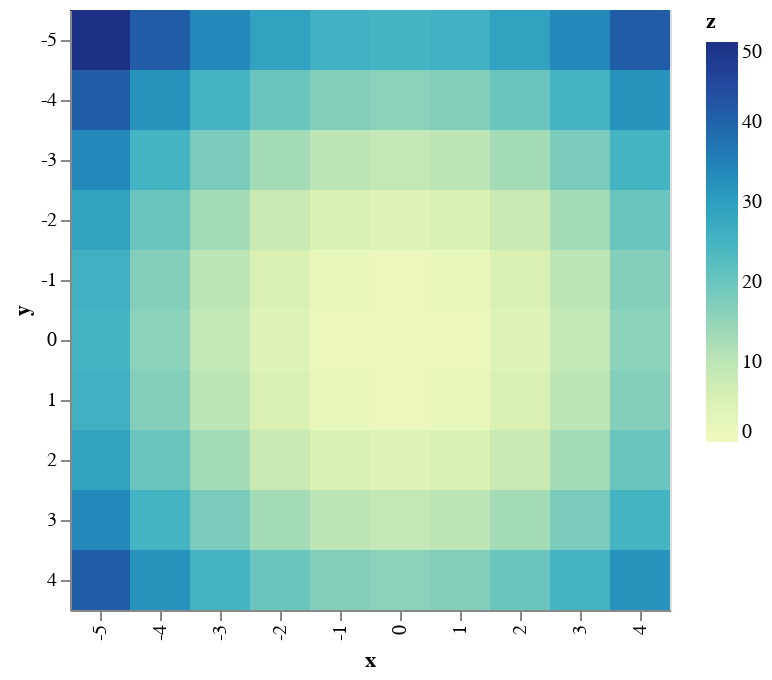

Notebook source saved alongside this figure:
### Code cell
# NO CODE
import altair as alt
import numpy as np
import pandas as pd

# Compute x^2 + y^2 across a 2D grid
x, y = np.meshgrid(range(-5, 5), range(-5, 5))
z = x ** 2 + y ** 2

# Convert this grid to columnar data expected by Altair
data = pd.DataFrame({'x': x.ravel(),
                     'y': y.ravel(),
                     'z': z.ravel()})

alt.Chart(data).mark_rect().encode(
    x='x:O',
    y='y:O',
    color='z:Q'
).properties(
    height = 300,
    width = 300
)

### Figure 1 — Vega-Lite specification as saved in the notebook (floating-point values rounded to 4 significant figures)
{"$schema": "https://vega.github.io/schema/vega-lite/v2.6.0.json", "config": {"view": {"height": 300, "width": 400}}, "data": {"name": "data-1487c93b91dee61ec4c167e470e512f4"}, "datasets": {"data-1487c93b91dee61ec4c167e470e512f4": [{"x": -5, "y": -5, "z": 50}, {"x": -4, "y": -5, "z": 41}, {"x": -3, "y": -5, "z": 34}, {"x": -2, "y": -5, "z": 29}, {"x": -1, "y": -5, "z": 26}, {"x": 0, "y": -5, "z": 25}, {"x": 1, "y": -5, "z": 26}, {"x": 2, "y": -5, "z": 29}, {"x": 3, "y": -5, "z": 34}, {"x": 4, "y": -5, "z": 41}, {"x": -5, "y": -4, "z": 41}, {"x": -4, "y": -4, "z": 32}, {"x": -3, "y": -4, "z": 25}, {"x": -2, "y": -4, "z": 20}, {"x": -1, "y": -4, "z": 17}, {"x": 0, "y": -4, "z": 16}, {"x": 1, "y": -4, "z": 17}, {"x": 2, "y": -4, "z": 20}, {"x": 3, "y": -4, "z": 25}, {"x": 4, "y": -4, "z": 32}, {"x": -5, "y": -3, "z": 34}, {"x": -4, "y": -3, "z": 25}, {"x": -3, "y": -3, "z": 18}, {"x": -2, "y": -3, "z": 13}, {"x": -1, "y": -3, "z": 10}, {"x": 0, "y": -3, "z": 9}, {"x": 1, "y": -3, "z": 10}, {"x": 2, "y": -3, "z": 13}, {"x": 3, "y": -3, "z": 18}, {"x": 4, "y": -3, "z": 25}, {"x": -5, "y": -2, "z": 29}, {"x": -4, "y": -2, "z": 20}, {"x": -3, "y": -2, "z": 13}, {"x": -2, "y": -2, "z": 8}, {"x": -1, "y": -2, "z": 5}, {"x": 0, "y": -2, "z": 4}, {"x": 1, "y": -2, "z": 5}, {"x": 2, "y": -2, "z": 8}, {"x": 3, "y": -2, "z": 13}, {"x": 4, "y": -2, "z": 20}, {"x": -5, "y": -1, "z": 26}, {"x": -4, "y": -1, "z": 17}, {"x": -3, "y": -1, "z": 10}, {"x": -2, "y": -1, "z": 5}, {"x": -1, "y": -1, "z": 2}, {"x": 0, "y": -1, "z": 1}, {"x": 1, "y": -1, "z": 2}, {"x": 2, "y": -1, "z": 5}, {"x": 3, "y": -1, "z": 10}, {"x": 4, "y": -1, "z": 17}, {"x": -5, "y": 0, "z": 25}, {"x": -4, "y": 0, "z": 16}, {"x": -3, "y": 0, "z": 9}, {"x": -2, "y": 0, "z": 4}, {"x": -1, "y": 0, "z": 1}, {"x": 0, "y": 0, "z": 0}, {"x": 1, "y": 0, "z": 1}, {"x": 2, "y": 0, "z": 4}, {"x": 3, "y": 0, "z": 9}, {"x": 4, "y": 0, "z": 16}, {"x": -5, "y": 1, "z": 26}, {"x": -4, "y": 1, "z": 17}, {"x": -3, "y": 1, "z": 10}, {"x": -2, "y": 1, "z": 5}, {"x": -1, "y": 1, "z": 2}, {"x": 0, "y": 1, "z": 1}, {"x": 1, "y": 1, "z": 2}, {"x": 2, "y": 1, "z": 5}, {"x": 3, "y": 1, "z": 10}, {"x": 4, "y": 1, "z": 17}, {"x": -5, "y": 2, "z": 29}, {"x": -4, "y": 2, "z": 20}, {"x": -3, "y": 2, "z": 13}, {"x": -2, "y": 2, "z": 8}, {"x": -1, "y": 2, "z": 5}, {"x": 0, "y": 2, "z": 4}, {"x": 1, "y": 2, "z": 5}, {"x": 2, "y": 2, "z": 8}, {"x": 3, "y": 2, "z": 13}, {"x": 4, "y": 2, "z": 20}, {"x": -5, "y": 3, "z": 34}, {"x": -4, "y": 3, "z": 25}, {"x": -3, "y": 3, "z": 18}, {"x": -2, "y": 3, "z": 13}, {"x": -1, "y": 3, "z": 10}, {"x": 0, "y": 3, "z": 9}, {"x": 1, "y": 3, "z": 10}, {"x": 2, "y": 3, "z": 13}, {"x": 3, "y": 3, "z": 18}, {"x": 4, "y": 3, "z": 25}, {"x": -5, "y": 4, "z": 41}, {"x": -4, "y": 4, "z": 32}, {"x": -3, "y": 4, "z": 25}, {"x": -2, "y": 4, "z": 20}, {"x": -1, "y": 4, "z": 17}, {"x": 0, "y": 4, "z": 16}, {"x": 1, "y": 4, "z": 17}, {"x": 2, "y": 4, "z": 20}, {"x": 3, "y": 4, "z": 25}, {"x": 4, "y": 4, "z": 32}]}, "encoding": {"color": {"field": "z", "type": "quantitative"}, "x": {"field": "x", "type": "ordinal"}, "y": {"field": "y", "type": "ordinal"}}, "height": 300, "mark": "rect", "width": 300}
